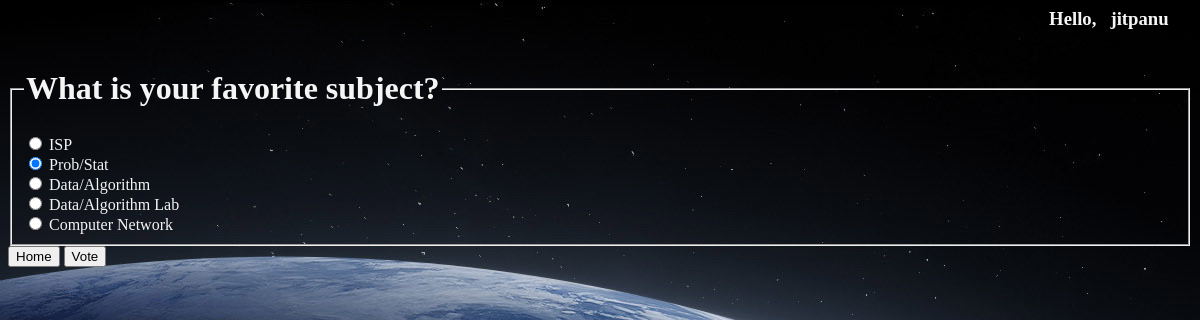
The page /polls/2/ (signed in) on the database its author committed.
### polls/models.py (models this page shows, shortened)
class Question(models.Model):
    question_text = models.CharField(max_length=200)
    pub_date = models.DateTimeField('date published')
    end_date = models.DateTimeField('date ended', null=True)

class Choice(models.Model):
    question = models.ForeignKey(Question, on_delete=models.CASCADE)
    choice_text = models.CharField(max_length=200)

### polls/views.py (the view, shortened to what this page needs)
# urls.py: path('<int:pk>/', views.DetailView.as_view(), name='detail'),
class DetailView(LoginRequiredMixin, generic.DetailView):
    model = Question
    template_name = 'polls/detail.html'
    def get(self, request, *args, **kwargs):
        user = request.user
        try:
            question = get_object_or_404(Question, pk=kwargs['pk'])
        except Http404:
            messages.error(request, "This question is not available for voting.")
            return HttpResponseRedirect(reverse('polls:index'))
        try:
            if not user.is_authenticated:
                raise Vote.DoesNotExist
            user_vote = question.vote_set.get(user=user).choice
        except Vote.DoesNotExist:
            return super().get(request, *args, **kwargs)
        else:
            return render(request, 'polls/detail.html', {
                'question': question,
                'user_vote': user_vote,
            })

### polls/templates/polls/detail.html (shortened to what this page needs)
{% load static %}
<link rel="stylesheet" href="{% static 'polls/style.css' %}">
{% block body%}
<h3 style="text-align:right;">Hello,&ensp; {{ request.user }} &emsp;</h3>
<form action="{% url 'polls:vote' question.id %}" method="post">
    <fieldset>
        <legend><h1>{{ question.question_text }}</h1></legend>
        {% for choice in question.choice_set.all %}
            {% if choice == user_vote %}
                <input type="radio" name="choice" id="choice{{ forloop.counter }}" value="{{ choice.id }}" checked>
            {% else %}
                <input type="radio" name="choice" id="choice{{ forloop.counter }}" value="{{ choice.id }}">
            {% endif %}
            <label for="choice{{ forloop.counter }}">{{ choice.choice_text }}</label><br>
        {% endfor %}
    </fieldset>
    <a href="{% url 'polls:index' %}"> <button type="button">{{"Home"}}</button></a>
    <input type="submit" value="Vote">
    </form>
{% endblock body%}

### polls/static/polls/style.css (style rules this page uses)
h1, h2, h3 { color: whitesmoke; }
label, table, small { color: whitesmoke; }
a, p { color: salmon; }

### rows shown on the page
Question: question_text "What is your favorite subject?"
Choice: choice_text "ISP"
Choice: choice_text "Prob/Stat"
Choice: choice_text "Data/Algorithm"
Choice: choice_text "Data/Algorithm Lab"
Choice: choice_text "Computer Network"

### other values the page prints
{{ request.user }} "jitpanu"
{{ "Home" }} "Home"
